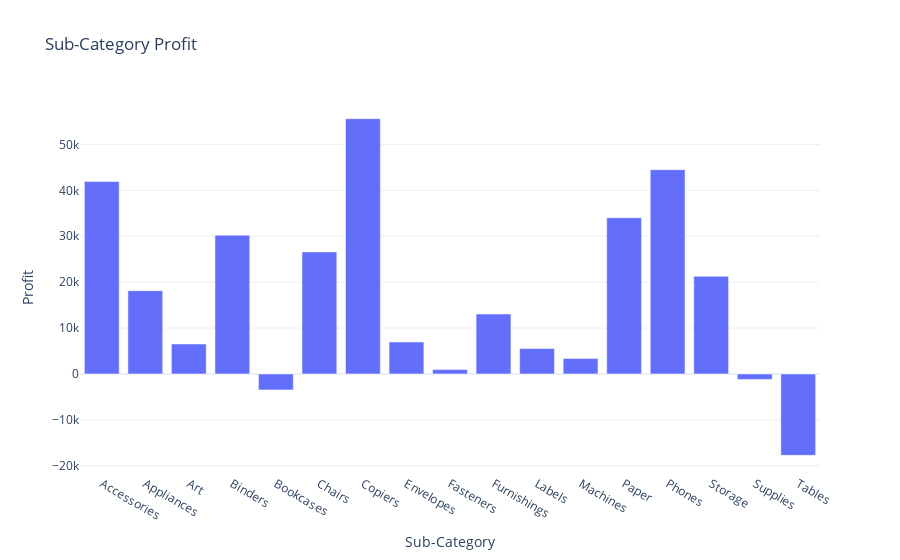

The code cell stored with this chart in its notebook:
### Code cell
#Profit by sub-category
sub_category_profit = df.groupby('Sub-Category')['Profit'].sum().reset_index()
fig = px.bar(sub_category_profit, x= 'Sub-Category', y = 'Profit', title = 'Sub-Category Profit')
fig.show()

### Figure 1 — Plotly figure (JSON) as saved in the notebook; plotly's stock layout.template omitted (floating-point values rounded to 4 significant figures)
{"data": [{"alignmentgroup": "True", "hovertemplate": "Sub-Category=%{x}<br>Profit=%{y}<extra></extra>", "legendgroup": "", "marker": {"color": "#636efa", "pattern": {"shape": ""}}, "name": "", "offsetgroup": "", "orientation": "v", "showlegend": false, "textposition": "auto", "type": "bar", "x": ["Accessories", "Appliances", "Art", "Binders", "Bookcases", "Chairs", "Copiers", "Envelopes", "Fasteners", "Furnishings", "Labels", "Machines", "Paper", "Phones", "Storage", "Supplies", "Tables"], "xaxis": "x", "y": [41940.0, 18140.0, 6528.0, 30220.0, -3473.0, 26590.0, 55620.0, 6964.0, 949.5, 13060.0, 5546.0, 3385.0, 34050.0, 44520.0, 21280.0, -1189.0, -17730.0], "yaxis": "y"}], "layout": {"barmode": "relative", "legend": {"tracegroupgap": 0}, "title": {"text": "Sub-Category Profit"}, "xaxis": {"anchor": "y", "domain": [0, 1], "title": {"text": "Sub-Category"}}, "yaxis": {"anchor": "x", "domain": [0, 1], "title": {"text": "Profit"}}}}
